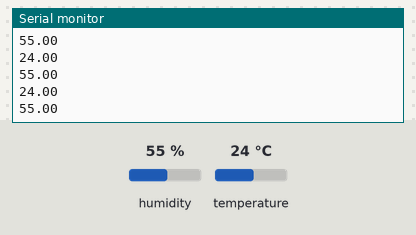
Simulated run of this sketch. Board: Arduino Uno, built with avr-gcc and run on an emulated ATmega328P. Shown: the last lines printed to the serial monitor. Inputs (shaded band) come from the test bench; at power-on: humidity 55 %, temperature 24 °C.

Above: at 3.3 s.
3.4 s: humidity set to 22 %
At 4.89 s:
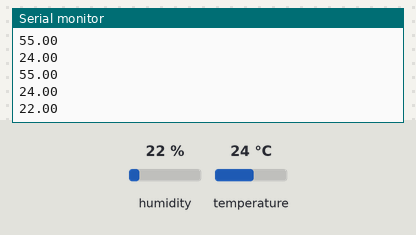
6.2 s: temperature set to 12 °C
At 6.2 s:
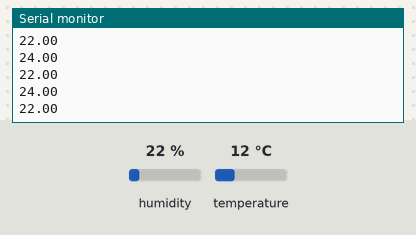
9.0 s: humidity set to 40 %
At 9.44 s:
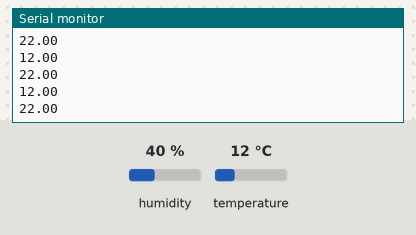
Timing chart, 0 to 12.0 s (numbered marks = the images above; inputs shaded):
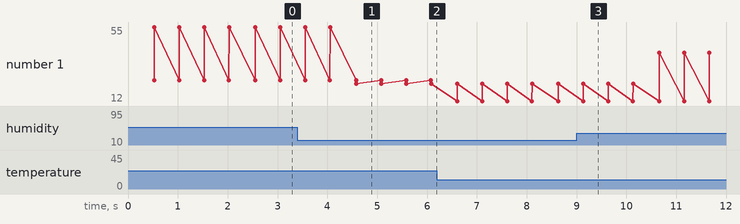

Measured:
- after the input at 3.4 s, the serial monitor: prints a new line after 1.2 s (image 1)
- plotted number 1: 55 → 22 after the input at 3.4 s, 22 → 40 after the input at 9.0 s

The sketch:

DHT_Final_Code.ino
```cpp
#include "DHT.h"

#define DHTTYPE DHT11

#define DHTPIN 2

DHT dht(DHTPIN, DHTTYPE);

void setup() {
  Serial.begin(9600);
  Serial.println("DHT Final");

  dht.begin();
}

void loop() {
  // Wait a few seconds between measurements.
  delay(500);

  // Reading temperature or humidity takes about 250 milliseconds!G
  // Sensor readings may also be up to 2 seconds 'old' (its a very slow sensor)
  float h = dht.readHumidity();
  // Read temperature as Celsius (the default)
  float t = dht.readTemperature();
  // Read temperature as Fahrenheit (isFahrenheit = true)
  float f = dht.readTemperature(true);

  // Check if any reads failed and exit early (to try again).
  if (isnan(h) || isnan(t) || isnan(f)) {
    Serial.println(F("Failed to read from DHT sensor!"));
    return;
  }

  // Compute heat index in Fahrenheit (the default)
  float hif = dht.computeHeatIndex(f, h);
  // Compute heat index in Celsius (isFahreheit = false)
  float hic = dht.computeHeatIndex(t, h, false);

  Serial.println(t);
  Serial.println(h);
}
```
